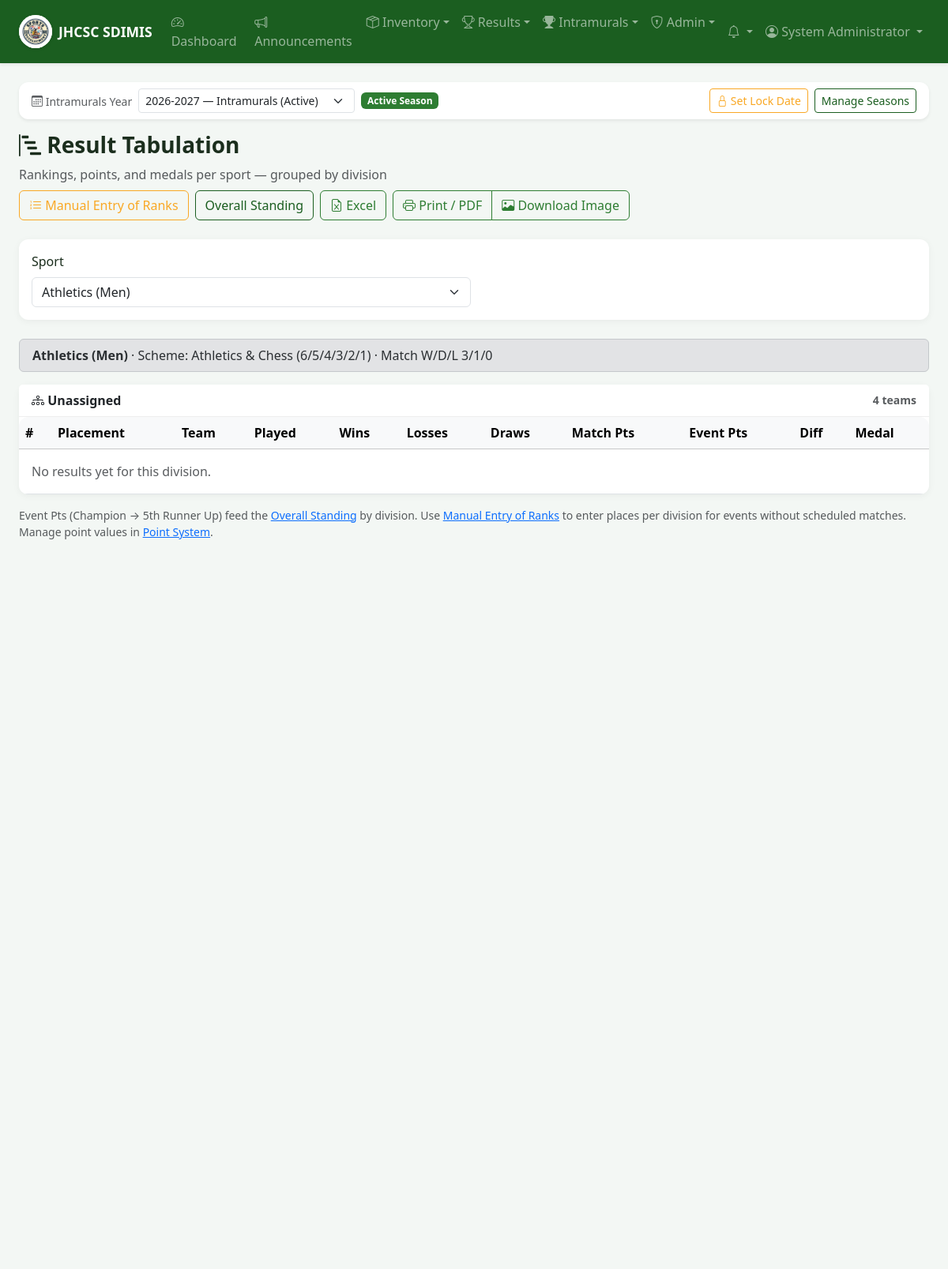
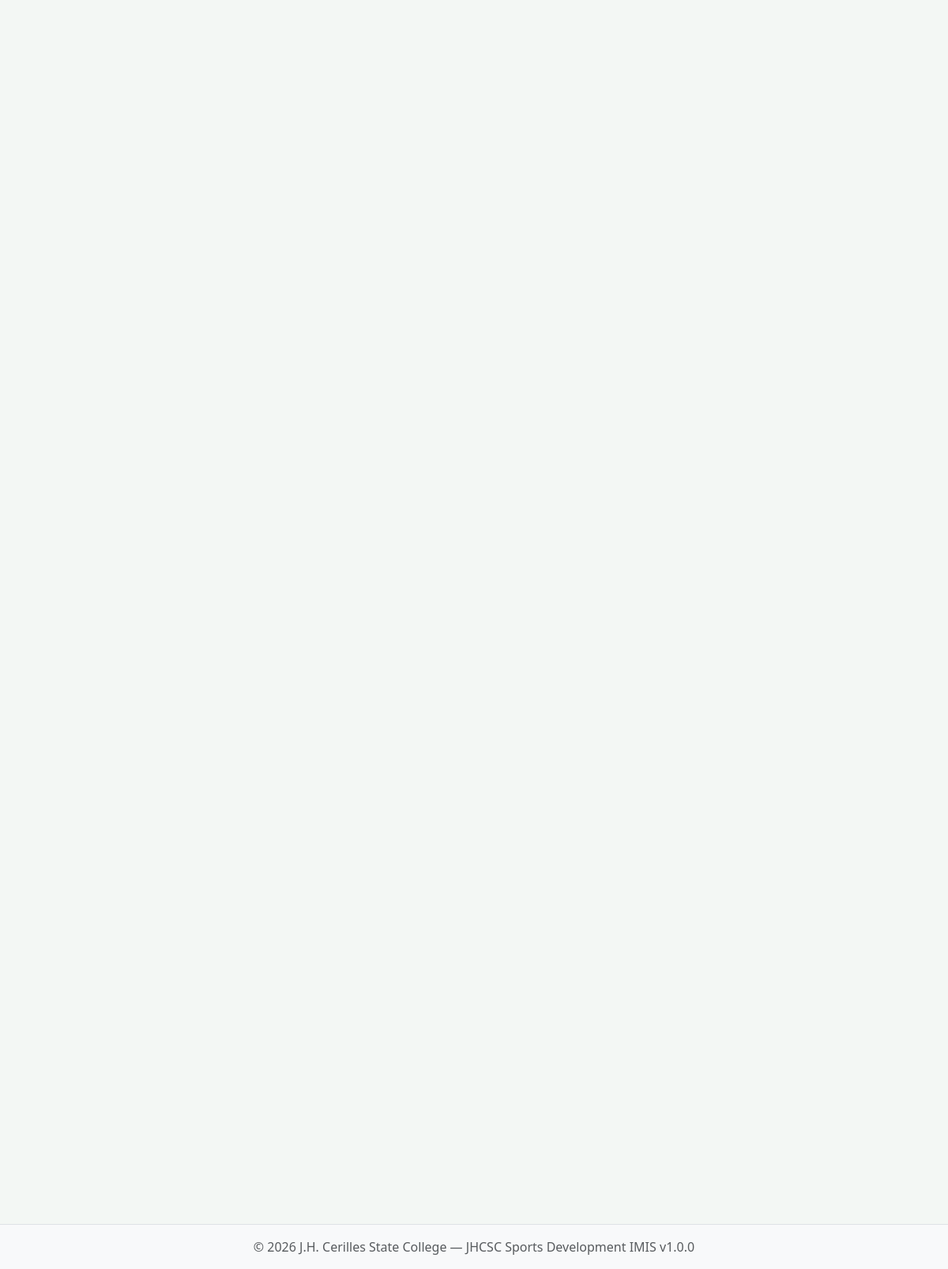
Screenshot of /intramurals/standings/index.php (signed in) with the database file from the repository (2 pictures, top to bottom).
### tables this page shows
CREATE TABLE IF NOT EXISTS intramural_sports (
    id INT AUTO_INCREMENT PRIMARY KEY,
    name VARCHAR(100) NOT NULL,
    description TEXT,
    category ENUM('men', 'women', 'mixed') NOT NULL DEFAULT 'men',
    players_per_event INT DEFAULT NULL,
    scoring_method ENUM('points', 'sets', 'games', 'time') NOT NULL DEFAULT 'points',
    rules TEXT,
    guidelines TEXT,
    schedule_notes TEXT,
    venue VARCHAR(150) DEFAULT NULL,
    game_duration_minutes INT NOT NULL DEFAULT 60,
    tournament_format ENUM('round_robin', 'single_elimination', 'single_elimination_consolation', 'modified_single_elimination_consolation', 'double_elimination', 'group_knockout', 'rank_first_to_last', 'team_play_sds', 'team_play_sds_consolation', 'custom') NOT NULL DEFAULT 'round_robin',
    format_notes TEXT,
    win_points INT NOT NULL DEFAULT 3,
    draw_points INT NOT NULL DEFAULT 1,
    loss_points INT NOT NULL DEFAULT 0,
    point_scheme_id INT DEFAULT NULL,
    created_at TIMESTAMP DEFAULT CURRENT_TIMESTAMP,
    updated_at TIMESTAMP DEFAULT CURRENT_TIMESTAMP ON UPDATE CURRENT_TIMESTAMP,
    UNIQUE KEY uq_sport_name_category (name, category),
    FOREIGN KEY (point_scheme_id) REFERENCES intramural_point_schemes(id) ON DELETE SET NULL
);

CREATE TABLE IF NOT EXISTS intramural_point_schemes (
    id INT AUTO_INCREMENT PRIMARY KEY,
    name VARCHAR(100) NOT NULL UNIQUE,
    description TEXT,
    points_1 INT NOT NULL DEFAULT 10,
    points_2 INT NOT NULL DEFAULT 7,
    points_3 INT NOT NULL DEFAULT 5,
    points_4 INT NOT NULL DEFAULT 3,
    points_5 INT NOT NULL DEFAULT 2,
    points_6 INT NOT NULL DEFAULT 1,
    is_active TINYINT(1) NOT NULL DEFAULT 1,
    created_at TIMESTAMP DEFAULT CURRENT_TIMESTAMP,
    updated_at TIMESTAMP DEFAULT CURRENT_TIMESTAMP ON UPDATE CURRENT_TIMESTAMP
);

### intramurals/standings/index.php (the view, shortened to what the rows shown need)
<?php
require_once __DIR__ . '/../../includes/auth.php';
$db = getDB();
$sportId = (int) get('sport');
$sports = filterSportsForUser($db->query('SELECT * FROM intramural_sports ORDER BY name, category')->fetchAll());
if (!$sportId && $sports) {
    $sportId = (int) $sports[0]['id'];
} elseif ($sportId && !canViewEvent($sportId)) {
    flash('error', 'You do not have permission to view standings for this event.');
    redirect(BASE_URL . '/intramurals/standings/index.php');
}
$blocks = $sportId ? computeSportStandings($sportId) : [];
$block = $blocks[$sportId] ?? null;
$divisionBlocks = $block['divisions'] ?? [];
require_once __DIR__ . '/../../includes/header.php';
require __DIR__ . '/../_season_bar.php';
?>
<div class="page-header d-flex justify-content-between align-items-center flex-wrap gap-2 no-print">
    <div>
        <h1><i class="bi bi-bar-chart-steps"></i> Result Tabulation</h1>
    </div>
    <div class="d-flex gap-2">
    </div>
</div>
<div class="filter-bar no-print">
    <form method="GET" class="row g-2 align-items-end">
    </form>
</div>
<?php if (!$block): ?>
<div class="alert alert-info">No sports available.</div>
<?php else: ?>
<?php $scheme = $block['scheme'] ?? getPointSchemeForSport($block['sport']); ?>
<div class="alert alert-secondary py-2 no-print">
    <strong><?= sanitize(sportLabel($block['sport'])) ?></strong>
    · Scheme: <?= sanitize($scheme['name'] ?? 'Default') ?> (<?= sanitize(formatSchemePoints($scheme)) ?>)
    · Match W/D/L <?= (int) $block['sport']['win_points'] ?>/<?= (int) $block['sport']['draw_points'] ?>/<?= (int) $block['sport']['loss_points'] ?>
</div>
<?php foreach ($divisionBlocks as $divBlock): ?>
<div class="card mb-3">
    <div class="card-header d-flex justify-content-between align-items-center flex-wrap gap-2">
        <span>
            <i class="bi bi-diagram-3"></i> <?= sanitize($divBlock['division_name']) ?>
        </span>
        <small class="text-muted"><?= count($divBlock['standings']) ?> team<?= count($divBlock['standings']) === 1 ? '' : 's' ?></small>
    </div>
    <div class="card-body p-0">
        <div class="table-responsive">
            <table class="table table-hover mb-0">
                <thead class="table-light">
                    <tr>
                        <th>#</th>
                        <th>Placement</th>
                        <th>Team</th>
                        <th>Played</th>
                        <th>Wins</th>
                        <th>Losses</th>
                        <th>Draws</th>
                        <th>Match Pts</th>
                        <th>Event Pts</th>
                        <th>Diff</th>
                        <th>Medal</th>
                    </tr>
                </thead>
                <tbody>
                    <?php
                    $shown = 0;
                    foreach ($divBlock['standings'] as $r):
                        if ($r['played'] === 0 && empty($r['manual_rank'])) {
                            continue;
                        }
                        $shown++;
                    ?>
                    <?php endforeach; ?>
                    <?php if ($shown === 0): ?>
                    <tr><td colspan="11" class="text-muted p-3">No results yet for this division.</td></tr>
                    <?php endif; ?>
                </tbody>
            </table>
        </div>
    </div>
</div>
<?php endforeach; ?>
<p class="text-muted small no-print">Event Pts (Champion → 5th Runner Up) feed the <a href="<?= BASE_URL ?>/intramurals/standings/overall.php">Overall Standing</a> by division.
<?php if (canManageEventRankings()): ?>
Use <a href="<?= BASE_URL ?>/intramurals/rankings/index.php<?= $sportId ? '?sport=' . (int) $sportId : '' ?>">Manual Entry of Ranks</a> to enter places per division for events without scheduled matches.
<?php endif; ?>
<?php if (canManageIntramurals()): ?> Manage point values in <a href="<?= BASE_URL ?>/intramurals/points/index.php">Point System</a>.<?php endif; ?></p>
<?php endif; ?>
<?php require_once __DIR__ . '/../../includes/footer.php'; ?>

### rows the page displays
intramural_sports: sportLabel($block['sport']) "Athletics (Men)", id.name "Athletics & Chess", id.points_6 "6/5/4/3/2/1", win_points "3", draw_points "1", loss_points "0"

### other values shown
APP_SHORT_NAME "JHCSC SDIMIS"
$entry['label'] "Dashboard"
$entry['label'] "Announcements"
$entry['label'] "Inventory"
$entry['label'] "Results"
$entry['label'] "Intramurals"
$entry['label'] "Admin"
$_SESSION['user_name'] "System Administrator"
$divBlock['division_name'] "Unassigned"
count($divBlock['standings']) "4"
APP_CAMPUS "J.H. Cerilles State College"
APP_NAME "JHCSC Sports Development IMIS"
APP_VERSION "1.0.0"
form field season_id "2026-2027 — Intramurals (Active)"
form field sport "Athletics (Men)"
